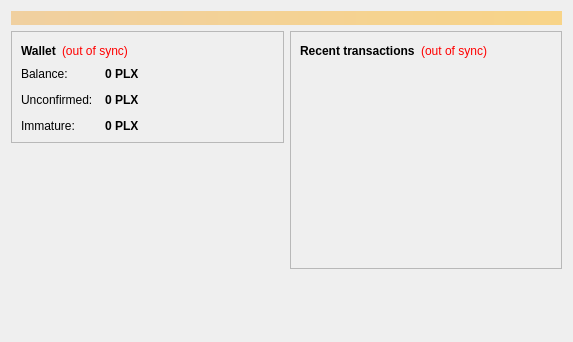
<?xml version="1.0" encoding="UTF-8"?>
<ui version="4.0">
 <class>OverviewPage</class>
 <widget class="QWidget" name="OverviewPage">
  <property name="geometry">
   <rect>
    <x>0</x>
    <y>0</y>
    <width>573</width>
    <height>342</height>
   </rect>
  </property>
  <property name="windowTitle">
   <string>Form</string>
  </property>
  <layout class="QVBoxLayout" name="topLayout">
   <item>
    <widget class="QLabel" name="labelAlerts">
     <property name="visible">
      <bool>false</bool>
     </property>
     <property name="styleSheet">
      <string notr="true">background-color: qlineargradient(x1: 0, y1: 0, x2: 1, y2: 0, stop:0 #F0D0A0, stop:1 #F8D488); color:#000000;</string>
     </property>
     <property name="wordWrap">
      <bool>true</bool>
     </property>
     <property name="margin">
      <number>3</number>
     </property>
    </widget>
   </item>
   <item>
    <layout class="QHBoxLayout" name="horizontalLayout" stretch="1,1">
     <item>
      <layout class="QVBoxLayout" name="verticalLayout_2">
       <item>
        <widget class="QFrame" name="frame">
         <property name="frameShape">
          <enum>QFrame::StyledPanel</enum>
         </property>
         <property name="frameShadow">
          <enum>QFrame::Raised</enum>
         </property>
         <layout class="QVBoxLayout" name="verticalLayout_4">
          <item>
           <layout class="QHBoxLayout" name="horizontalLayout_4">
            <item>
             <widget class="QLabel" name="label_5">
              <property name="font">
               <font>
                <weight>75</weight>
                <bold>true</bold>
               </font>
              </property>
              <property name="text">
               <string>Wallet</string>
              </property>
             </widget>
            </item>
            <item>
             <widget class="QLabel" name="labelWalletStatus">
              <property name="toolTip">
               <string>The displayed information may be out of date. Your wallet automatically synchronizes with the Phalanx network after a connection is established, but this process has not completed yet.</string>
              </property>
              <property name="styleSheet">
               <string notr="true">QLabel { color: red; }</string>
              </property>
              <property name="text">
               <string notr="true">(out of sync)</string>
              </property>
              <property name="alignment">
               <set>Qt::AlignLeading|Qt::AlignLeft|Qt::AlignVCenter</set>
              </property>
             </widget>
            </item>
            <item>
             <spacer name="horizontalSpacer_2">
              <property name="orientation">
               <enum>Qt::Horizontal</enum>
              </property>
              <property name="sizeHint" stdset="0">
               <size>
                <width>40</width>
                <height>20</height>
               </size>
              </property>
             </spacer>
            </item>
           </layout>
          </item>
          <item>
           <layout class="QFormLayout" name="formLayout_2">
            <property name="fieldGrowthPolicy">
             <enum>QFormLayout::AllNonFixedFieldsGrow</enum>
            </property>
            <property name="horizontalSpacing">
             <number>12</number>
            </property>
            <property name="verticalSpacing">
             <number>12</number>
            </property>
            <item row="0" column="0">
             <widget class="QLabel" name="label">
              <property name="text">
               <string>Balance:</string>
              </property>
             </widget>
            </item>
            <item row="0" column="1">
             <widget class="QLabel" name="labelBalance">
              <property name="font">
               <font>
                <weight>75</weight>
                <bold>true</bold>
               </font>
              </property>
              <property name="cursor">
               <cursorShape>IBeamCursor</cursorShape>
              </property>
              <property name="toolTip">
               <string>Your current balance</string>
              </property>
              <property name="text">
               <string notr="true">0 PLX</string>
              </property>
              <property name="textInteractionFlags">
               <set>Qt::LinksAccessibleByMouse|Qt::TextSelectableByKeyboard|Qt::TextSelectableByMouse</set>
              </property>
             </widget>
            </item>
            <item row="1" column="0">
             <widget class="QLabel" name="label_3">
              <property name="text">
               <string>Unconfirmed:</string>
              </property>
             </widget>
            </item>
            <item row="1" column="1">
             <widget class="QLabel" name="labelUnconfirmed">
              <property name="font">
               <font>
                <weight>75</weight>
                <bold>true</bold>
               </font>
              </property>
              <property name="cursor">
               <cursorShape>IBeamCursor</cursorShape>
              </property>
              <property name="toolTip">
               <string>Total of transactions that have yet to be confirmed, and do not yet count toward the current balance</string>
              </property>
              <property name="text">
               <string notr="true">0 PLX</string>
              </property>
              <property name="textInteractionFlags">
               <set>Qt::LinksAccessibleByMouse|Qt::TextSelectableByKeyboard|Qt::TextSelectableByMouse</set>
              </property>
             </widget>
            </item>
            <item row="2" column="0">
             <widget class="QLabel" name="labelImmatureText">
              <property name="text">
               <string>Immature:</string>
              </property>
             </widget>
            </item>
            <item row="2" column="1">
             <widget class="QLabel" name="labelImmature">
              <property name="font">
               <font>
                <weight>75</weight>
                <bold>true</bold>
               </font>
              </property>
              <property name="toolTip">
               <string>Mined balance that has not yet matured</string>
              </property>
              <property name="text">
               <string notr="true">0 PLX</string>
              </property>
              <property name="textInteractionFlags">
               <set>Qt::LinksAccessibleByMouse|Qt::TextSelectableByKeyboard|Qt::TextSelectableByMouse</set>
              </property>
             </widget>
            </item>
           </layout>
          </item>
         </layout>
        </widget>
       </item>
       <item>
        <spacer name="verticalSpacer">
         <property name="orientation">
          <enum>Qt::Vertical</enum>
         </property>
         <property name="sizeHint" stdset="0">
          <size>
           <width>20</width>
           <height>40</height>
          </size>
         </property>
        </spacer>
       </item>
      <item>
         <widget class="QLabel" name="coinimage">
          <property name="text">
           <string/>
          </property>
          <property name="pixmap">
           <pixmap resource="../bitcoin.qrc">:/icons/bitcoin</pixmap>
          </property>
          <property name="scaledContents">
           <bool>false</bool>
          </property>
          <property name="alignment">
           <set>Qt::AlignCenter</set>
          </property>
          <property name="margin">
           <number>-2</number>
          </property>
         </widget>
        </item>
      </layout>
     </item>
     <item>
      <layout class="QVBoxLayout" name="verticalLayout_3">
       <item>
        <widget class="QFrame" name="frame_2">
         <property name="frameShape">
          <enum>QFrame::StyledPanel</enum>
         </property>
         <property name="frameShadow">
          <enum>QFrame::Raised</enum>
         </property>
         <layout class="QVBoxLayout" name="verticalLayout">
          <item>
           <layout class="QHBoxLayout" name="horizontalLayout_2">
            <item>
             <widget class="QLabel" name="label_4">
              <property name="text">
               <string>&lt;b&gt;Recent transactions&lt;/b&gt;</string>
              </property>
             </widget>
            </item>
            <item>
             <widget class="QLabel" name="labelTransactionsStatus">
              <property name="toolTip">
               <string>The displayed information may be out of date. Your wallet automatically synchronizes with the Phalanx network after a connection is established, but this process has not completed yet.</string>
              </property>
              <property name="styleSheet">
               <string notr="true">QLabel { color: red; }</string>
              </property>
              <property name="text">
               <string notr="true">(out of sync)</string>
              </property>
              <property name="alignment">
               <set>Qt::AlignRight|Qt::AlignTrailing|Qt::AlignVCenter</set>
              </property>
             </widget>
            </item>
            <item>
             <spacer name="horizontalSpacer">
              <property name="orientation">
               <enum>Qt::Horizontal</enum>
              </property>
              <property name="sizeHint" stdset="0">
               <size>
                <width>40</width>
                <height>20</height>
               </size>
              </property>
             </spacer>
            </item>
           </layout>
          </item>
          <item>
           <widget class="QListView" name="listTransactions">
            <property name="styleSheet">
             <string notr="true">QListView { background: transparent; }</string>
            </property>
            <property name="frameShape">
             <enum>QFrame::NoFrame</enum>
            </property>
            <property name="verticalScrollBarPolicy">
             <enum>Qt::ScrollBarAlwaysOff</enum>
            </property>
            <property name="horizontalScrollBarPolicy">
             <enum>Qt::ScrollBarAlwaysOff</enum>
            </property>
            <property name="selectionMode">
             <enum>QAbstractItemView::NoSelection</enum>
            </property>
           </widget>
          </item>
         </layout>
        </widget>
       </item>
       <item>
        <spacer name="verticalSpacer_2">
         <property name="orientation">
          <enum>Qt::Vertical</enum>
         </property>
         <property name="sizeHint" stdset="0">
          <size>
           <width>20</width>
           <height>40</height>
          </size>
         </property>
        </spacer>
       </item>
      </layout>
     </item>
    </layout>
   </item>
  </layout>
 </widget>
 <resources/>
 <connections/>
</ui>
